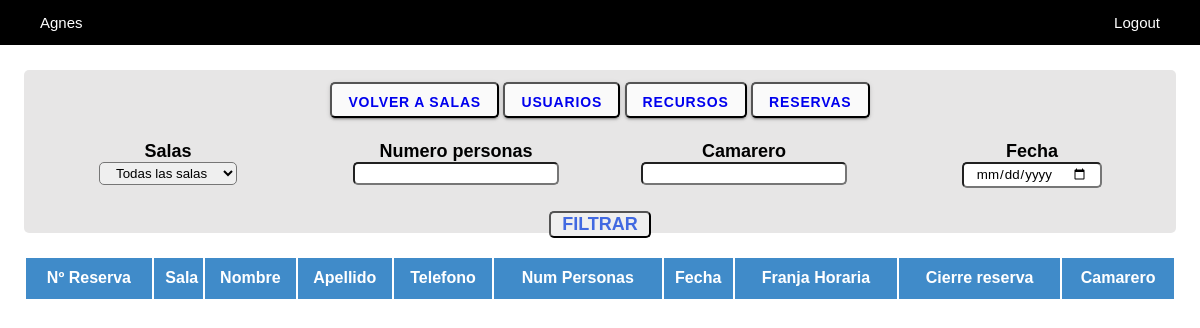
Page /view/zona.historial.php (signed in) on the earlier database version.
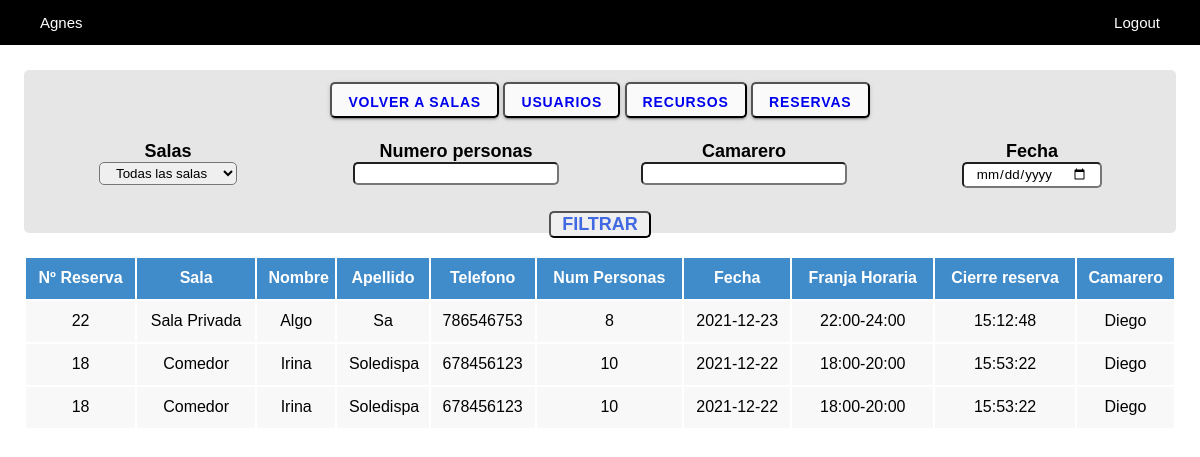
Same page on the later database version.
### tables this page shows
CREATE TABLE `tbl_reserva` (
  `id_r` int(11) NOT NULL,
  `nombre_r` varchar(45) DEFAULT NULL,
  `apellido_r` varchar(45) DEFAULT NULL,
  `telefono_r` int(9) DEFAULT NULL,
  `fecha_r` date DEFAULT NULL,
  `num_personas_r` int(11) DEFAULT NULL,
  `franja_horaria_r` tinyint(4) DEFAULT NULL,
  `hora_cierre_r` time DEFAULT NULL,
  `activa_r` enum('si','no') NOT NULL,
  `id_u` int(11) DEFAULT NULL
);

CREATE TABLE `tbl_sala` (
  `id_s` int(11) NOT NULL,
  `nombre_s` varchar(45) DEFAULT NULL,
  `descripcion_s` varchar(100) DEFAULT NULL,
  `img_s` varchar(100) DEFAULT NULL,
  `disponibilidad_s` enum('si','no') DEFAULT NULL
);

CREATE TABLE `tbl_usuario` (
  `id_u` int(11) NOT NULL,
  `nombre_u` varchar(45) DEFAULT NULL,
  `apellido_u` varchar(45) DEFAULT NULL,
  `correo_u` varchar(100) DEFAULT NULL,
  `contraseña_u` varchar(45) DEFAULT NULL,
  `tipo_u` enum('camarero','administrador') DEFAULT NULL,
  `disponibilidad_u` enum('si','no') DEFAULT NULL
);

### view/zona.historial.php (the view, shortened to what the changed rows need)
<?php
require_once "../services/connection.php";
if ($_SESSION['email']=="") {
    header("location:login.php");
}else{
    ?>
    <!DOCTYPE html>
    <html lang="en">
    <head>
        <link rel="stylesheet" type="text/css" href="../css/styles.css">
    </head>
    <body>
        <div class="row padding-top padding-lat">
                                <?php
                                    try{
                                        $pdo->beginTransaction();
                                        $pdo->commit();
                                    } catch (Exception $e) {
                                        $pdo->rollBack();
                                        echo "Fallo: " . $e->getMessage();
                                    }
                                ?>
        </div><br>
        <?php
        if (isset($_POST['filtrar'])) {
            $sala=$_POST['sala'];
            $numpersonas=$_POST['numpersonas'];
            $camarero=$_POST['camarero'];
            $fecha=$_POST['fecha'];
            $data = array();
            if (!empty($sala)){
                $data[]="nombre_s = '{$sala}'";
            }
            if (!empty($numpersonas)){
                $data[]="num_personas_r = {$numpersonas}";
            }
            if (!empty($camarero)){
                $data[]="nombre_u = '{$camarero}'";
            }
            if (!empty($fecha)){
                $data[]="fecha_r = '{$fecha}'";
            }
            $anadir= implode(' AND ',$data);
            if (!empty($data)){
                $filtro=$pdo->prepare("SELECT r.*, mr.*, m.*, u.*, s.* FROM  tbl_reserva r
                LEFT JOIN `tbl_mesa/reserva` mr on r.id_r=mr.id_reserva
                LEFT JOIN tbl_mesa m on mr.id_mesa=m.id_m
                LEFT JOIN tbl_usuario u on r.id_u=u.id_u
                LEFT JOIN tbl_sala s on m.id_s=s.id_s
                WHERE r.activa_r='no' and {$anadir}
                ORDER BY fecha_r DESC , franja_horaria_r DESC");
            }else{
                $filtro=$pdo->prepare("SELECT r.*, mr.*, m.*, u.*, s.* FROM  tbl_reserva r
                LEFT JOIN `tbl_mesa/reserva` mr on r.id_r=mr.id_reserva
                LEFT JOIN tbl_mesa m on mr.id_mesa=m.id_m
                LEFT JOIN tbl_usuario u on r.id_u=u.id_u
                LEFT JOIN tbl_sala s on m.id_s=s.id_s
                WHERE r.activa_r='no'
                ORDER BY fecha_r DESC , franja_horaria_r DESC");
            }
            try{
                $pdo->beginTransaction();
                $filtro->execute();
                echo  "<div class='row padding-top-less padding-lat'>";
                echo  "<table>";
                echo  "<tr>";
                echo  "<th class='blue'>Nº Reserva</th>";
                echo  "<th class='blue'>Sala</th>";
                echo  "<th class='blue'>Nombre</th>";
                echo  "<th class='blue'>Apellido</th>";
                echo  "<th class='blue'>Telefono</th>";
                echo  "<th class='blue'>Num Personas</th>";
                echo  "<th class='blue'>Fecha</th>";
                echo  "<th class='blue'>Franja Horaria</th>";
                echo  "<th class='blue'>Cierre reserva</th>";
                echo  "<th class='blue'>Camarero</th>";
                echo  "</tr>";
                foreach ($filtro as $row) {
                    echo  "<tr>";
                    echo "<td class='gris'>{$row['id_r']}</td>";
                    echo "<td class='gris'>{$row['nombre_s']}</td>";
                    echo "<td class='gris'>{$row['nombre_r']}</td>";
                    echo "<td class='gris'>{$row['apellido_r']}</td>";
                    echo "<td class='gris'>{$row['telefono_r']}</td>";
                    echo "<td class='gris'>{$row['num_personas_r']}</td>";
                    echo "<td class='gris'>{$row['fecha_r']}</td>";
                    for ($i = 1,$y=12,$z=14; $i <= 6; $i++,$y+=2,$z+=2) {
                        if ($row['franja_horaria_r']==$i){
                            echo "<td class='gris'>{$y}:00-{$z}:00</td>";
                        }
                    }
                    echo "<td class='gris'>{$row['hora_cierre_r']}</td>";
                    echo "<td class='gris'>{$row['nombre_u']}</td>";
                    echo  "</tr>";
                }
                echo "</table>";
                echo "</div>";
                $pdo->commit();
            } catch (Exception $e) {
                $pdo->rollBack();
                echo "Fallo: " . $e->getMessage();
            }
        }else {
            $historial=$pdo->prepare("SELECT distinct r.*, m.*, u.*, s.* FROM  tbl_reserva r
            LEFT JOIN `tbl_mesa/reserva` mr on r.id_r=mr.id_reserva
            LEFT JOIN tbl_mesa m on mr.id_mesa=m.id_m
            LEFT JOIN tbl_usuario u on r.id_u=u.id_u
            LEFT JOIN tbl_sala s on m.id_s=s.id_s
            WHERE r.activa_r='no'
            ORDER BY fecha_r DESC , franja_horaria_r DESC");
                    try{
                        $pdo->beginTransaction();
                        $historial->execute();
                        echo  "<div class='row padding-top-less padding-lat'>";
                        echo  "<table>";
                        echo  "<tr>";
                        echo  "<th class='blue'>Nº Reserva</th>";
                        echo  "<th class='blue'>Sala</th>";
                        echo  "<th class='blue'>Nombre</th>";
                        echo  "<th class='blue'>Apellido</th>";
                        echo  "<th class='blue'>Telefono</th>";
                        echo  "<th class='blue'>Num Personas</th>";
                        echo  "<th class='blue'>Fecha</th>";
                        echo  "<th class='blue'>Franja Horaria</th>";
                        echo  "<th class='blue'>Cierre reserva</th>";
                        echo  "<th class='blue'>Camarero</th>";
                        echo  "</tr>";
                        foreach ($historial as $row) {
                            echo  "<tr>";
                            echo "<td class='gris'>{$row['id_r']}</td>";
                            echo "<td class='gris'>{$row['nombre_s']}</td>";
                            echo "<td class='gris'>{$row['nombre_r']}</td>";
                            echo "<td class='gris'>{$row['apellido_r']}</td>";
                            echo "<td class='gris'>{$row['telefono_r']}</td>";
                            echo "<td class='gris'>{$row['num_personas_r']}</td>";
                            echo "<td class='gris'>{$row['fecha_r']}</td>";
                            for ($i = 1,$y=12,$z=14; $i <= 6; $i++,$y+=2,$z+=2) {
                                if ($row['franja_horaria_r']==$i){
                                    echo "<td class='gris'>{$y}:00-{$z}:00</td>";
                                }
                            }
                            echo "<td class='gris'>{$row['hora_cierre_r']}</td>";
                            echo "<td class='gris'>{$row['nombre_u']}</td>";
                            echo  "</tr>";
                        }
                        echo "</table>";
                        echo "</div>";
                        $pdo->commit();
                    } catch (Exception $e) {
                        $pdo->rollBack();
                        echo "Fallo: " . $e->getMessage();
                    }
        ?>
        </body>
        </html>
    <?php
    }
}
?>

Differences in the rows shown:
added tbl_reserva: id_r "22", tbl_sala.nombre_s "Sala Privada", nombre_r "Algo", apellido_r "Sa", telefono_r "786546753", num_personas_r "8", fecha_r "2021-12-23", y "22", z "24", hora_cierre_r "15:12:48", id_u.nombre_u "Diego"
added tbl_reserva: id_r "18", tbl_sala.nombre_s "Comedor", nombre_r "Irina", apellido_r "Soledispa", telefono_r "678456123", num_personas_r "10", fecha_r "2021-12-22", y "18", z "20", hora_cierre_r "15:53:22", id_u.nombre_u "Diego"
